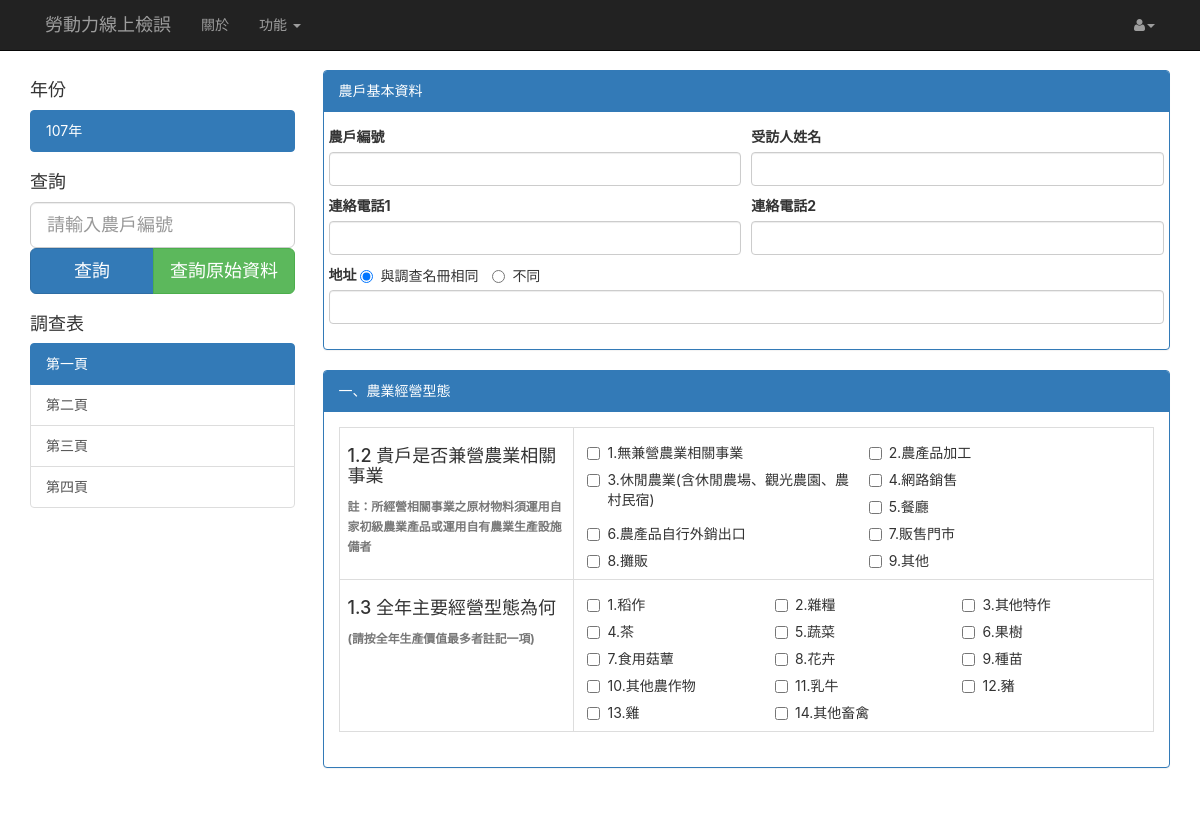
The app's page / (signed in) with its own data.
### surveys18/models.py (models this page shows, shortened)
class FarmRelatedBusiness(Model):
    code = IntegerField(verbose_name=_('Code'))
    name = CharField(max_length=50, null=True, blank=True,
                     verbose_name=_('Name'))
    has_business = IntegerField(null=True, blank=True,
                                choices=YES_NO_CHOICES,
                                verbose_name=_('Has Business'))
    update_time = DateTimeField(auto_now=True, auto_now_add=False,
                                null=True, blank=True,
                                verbose_name=_('Updated'))
    class Meta:
        verbose_name = _('FarmRelatedBusiness')
        verbose_name_plural = _('FarmRelatedBusiness')

class ManagementType(Model):
    code = IntegerField(verbose_name=_('Code'))
    name = CharField(max_length=50, null=True, blank=True,
                     verbose_name=_('Name'))
    update_time = DateTimeField(auto_now=True, auto_now_add=False,
                                null=True, blank=True,
                                verbose_name=_('Updated'))
    class Meta:
        verbose_name = _('ManagementType')
        verbose_name_plural = _('ManagementType')

### alss/views.py (the view)
# urls.py: url(r'^$', Index.as_view(), name='index'),
class Index(LoginRequiredMixin, TemplateView):
    login_url = '/accounts/login/'
    redirect_field_name = 'redirect_to'
    template_name = 'index.html'
    def get_context_data(self, **kwargs):
        context = super(Index, self).get_context_data(**kwargs)
        context['farm_related_businesses'] = FarmRelatedBusiness.objects.all()
        context['management_types'] = ManagementType.objects.all()
        return context

### templates/index.html (shortened to what this page needs)
{% extends 'base.html' %} {% load i18n %}
{% load staticfiles %}
{% load crispy_forms_tags %}
{% block external_css %}
<link href="{% static 'css/index.css' %}" rel="stylesheet">
{% endblock external_css %}
{% block content %}
<div id="wrapper">
    {% include 'navbar.html' %}
    <div class="container">
        <div class="row">
            <div class="col-lg-3">
                <div data-spy="affix">
                    <h4 class="my-3 bold">年份</h4>
                    <div class="list-group">
                        <a href="#" class="list-group-item active">107年</a>
                    </div>
                    <h4 class="my-3 bold">查詢</h4>
                    <div class="list-group">
                        <input type="text" class="form-control input-lg" aria-label="" placeholder="請輸入農戶編號">
                        <div class="btn-group special" role="group" aria-label="">
                            <button type="button" class="btn btn-primary btn-lg" id="#">查詢</button>
                            <button type="button" class="btn btn-success btn-lg" id="#">查詢原始資料</button>
                        </div>
                    </div>
                    <h4 class="my-3 bold">調查表</h4>
                    <div class="list-group">
                        <a href="#" class="list-group-item active">第一頁</a>
                        <a href="#" class="list-group-item">第二頁</a>
                        <a href="#" class="list-group-item">第三頁</a>
                        <a href="#" class="list-group-item">第四頁</a>
                    </div>
                </div>
            </div>
            <div class="col-lg-9">
                {% include 'p1-panel1.html' %}
                {% include 'p1-panel2.html' %}
            </div>
        </div>
    </div>
</div>
{% endblock content %}

### templates/base.html (shortened to what this page needs)
{% load i18n %}
{% load staticfiles %}
<!DOCTYPE html>
<html lang="en">
<head>
    <link href="{% static 'vendor/bootstrap/css/bootstrap.min.css' %}" rel="stylesheet">
    <link href="{% static 'vendor/font-awesome/css/font-awesome.min.css' %}" rel="stylesheet" type="text/css">
    <link href="{% static 'css/site.css' %}" rel="stylesheet" type="text/css">
    {% block external_css %}
    {% endblock external_css %}
</head>
<body>
    {% block content %}
    {% endblock content %}
</body>
</html>

### templates/navbar.html (shortened to what this page needs)
{% load i18n %}
<nav class="navbar navbar-inverse navbar-fixed-top">
    <div class="container">
        <div class="container-fluid">
            <div class="navbar-header">
            <a class="navbar-brand" href="#">{% trans '勞動力線上檢誤' %}</a>
            </div>
            <div id="navbar" class="navbar-collapse collapse">
            <ul class="nav navbar-nav ">
            <li><a href="#">關於</a></li>
            <li class="dropdown">
            <a href="#" class="dropdown-toggle" data-toggle="dropdown" role="button" aria-haspopup="true" aria-expanded="false">功能 <span class="caret"></span></a>
            </li>
            </ul>
            <ul class="nav navbar-nav navbar-right">
            <li class="dropdown">
            <a href="#" class="dropdown-toggle" data-toggle="dropdown" role="button" aria-haspopup="true" aria-expanded="false">
                <i class="fa fa-user"></i><span class="caret"></span></a>
            </li>
            </ul>
            </div>
        </div>
    </div>
</nav>

### surveys18/templates/p1-panel1.html
<div class="panel panel-primary">
    <div class="panel-heading">農戶基本資料</div>
    <div class="panel-body">
        <div class="form-group">
    <div class="row mb-1">
        <div class="col-xs-6">
            <label class="control-label">農戶編號</label>
            <input type="text" class="form-control disabled" name="farmer_id" />
        </div>
        <div class="col-xs-6">
            <label class="control-label">受訪人姓名</label>
            <input type="text" class="form-control" name="farmer_name" />
        </div>
    </div>
    <div class="row mb-1">
        <div class="col-xs-6">
            <label class="control-label">連絡電話1</label>
            <input type="text" class="form-control" name="phone" />
        </div>
        <div class="col-xs-6">
            <label class="control-label">連絡電話2</label>
            <input type="text" class="form-control" name="phone" />
        </div>
    </div>
    <div class="row mb-1">
        <div class="col-xs-12">
            <label class="control-label">地址</label>
            <label class="radio-inline">
                <input type="radio" name="rating" value="true" checked/> 與調查名冊相同
            </label>
            <label class="radio-inline">
                <input type="radio" name="rating" value="false" /> 不同
            </label>
            <input type="text" class="form-control" name="origin_class" />
        </div>
    </div>
</div>
    </div>
</div>

### surveys18/templates/p1-panel2.html
<div class="panel panel-primary">
    <div class="panel-heading">一、農業經營型態</div>
    <div class="panel-body">
        <table class="table table-bordered table-hover ">
            <tbody>
                <tr>
                    <th>
                        <div>
                            <h4>1.2 貴戶是否兼營農業相關事業</h4>
                        </div>
                        <small class="form-text text-muted">註：所經營相關事業之原材物料須運用自家初級農業產品或運用自有農業生產設施備者</small>
                    </th>
                    <td>
                        <div class="form-horizontal">
                            {% for obj in farm_related_businesses %}
                            <div class="checkbox col-md-6">
                                <label>
                                    <input type="checkbox"  data-id="{{ obj.id }}">
                                    {{ obj.id }}.{{ obj.name }}
                                </label>
                            </div>
                            {% endfor %}
                        </div>
                    </td>
                </tr>
                <tr>
                    <th>
                        <div>
                            <h4>1.3 全年主要經營型態為何</h4>
                        </div>
                        <small class="form-text text-muted">(請按全年生產價值最多者註記一項)</small>
                    </th>
                    <td>
                        <div class="form-horizontal">
                            {% for obj in management_types %}
                            <div class="checkbox col-md-4">
                                <label>
                                    <input type="checkbox" data-id="{{ obj.id }}">
                                    {{ obj.id }}.{{ obj.name }}
                                </label>
                            </div>
                            {% endfor %}
                        </div>
                    </td>
                </tr>
            </tbody>
        </table>
    </div>
</div>

### static/css/site.css (style rules this page uses)
body { font-family: -apple-system, BlinkMacSystemFont, "Segoe UI", Roboto, "Helvetica Neue", "Microsoft JhengHei", Arial, sans-serif, "Apple Color Emoji", "Segoe UI Emoji", "Segoe UI Symbol" !important; }
.mb-1 { margin-bottom: 1rem; }

### static/css/index.css (style rules this page uses)
body { min-height: 2000px; padding-top: 70px; }
@media (min-width: 992px) { .affix { max-width: 265px; } }
.btn-group.special { display: flex; }
.special .btn { flex: 1 }
.panel .form-group { margin-bottom: 0.5rem; }
.panel .col-lg-1, .panel .col-lg-10, .panel .col-lg-11, .panel .col-lg-12, .panel .col-lg-2, .panel .col-lg-3, .panel .col-lg-4, .panel .col-lg-5, .panel .col-lg-6, .panel .col-lg-7, .panel .col-lg-8, .panel .col-lg-9, .panel .col-md-1, .panel .col-md-10, .panel .col-md-11, .panel .col-md-12, .panel .col-md-2, .panel .col-md-3, .panel .col-md-4, .panel .col-md-5, .panel .col-md-6, .panel .col-md-7, .panel .col-md-8, .panel .col-md-9, .panel .col-sm-1, .panel .col-sm-10, .panel .col-sm-11, .panel .col-sm-12, .panel .col-sm-2, .panel .col-sm-3, .panel .col-sm-4, .panel .col-sm-5, .panel .col-sm-6, .panel .col-sm-7, .panel .col-sm-8, .panel .col-sm-9, .panel .col-xs-1, .panel .col-xs-10, .panel .col-xs-11, .panel .col-xs-12, .panel .col-xs-2, .panel .col-xs-3, .panel .col-xs-4, .panel .col-xs-5, .panel .col-xs-6, .panel .col-xs-7, .panel .col-xs-8, .panel .col-xs-9 { padding-right: 0.5rem; padding-left: 0.5rem; }

### records on screen
FarmRelatedBusiness: id "1", name "無兼營農業相關事業"
FarmRelatedBusiness: id "2", name "農產品加工"
FarmRelatedBusiness: id "3", name "休閒農業(含休閒農場、觀光農園、農村民宿)"
FarmRelatedBusiness: id "4", name "網路銷售"
FarmRelatedBusiness: id "5", name "餐廳"
FarmRelatedBusiness: id "6", name "農產品自行外銷出口"
FarmRelatedBusiness: id "7", name "販售門市"
FarmRelatedBusiness: id "8", name "攤販"
FarmRelatedBusiness: id "9", name "其他"
ManagementType: id "1", name "稻作"
ManagementType: id "2", name "雜糧"
ManagementType: id "3", name "其他特作"
ManagementType: id "4", name "茶"
ManagementType: id "5", name "蔬菜"
ManagementType: id "6", name "果樹"
ManagementType: id "7", name "食用菇蕈"
ManagementType: id "8", name "花卉"
ManagementType: id "9", name "種苗"
ManagementType: id "10", name "其他農作物"
ManagementType: id "11", name "乳牛"
ManagementType: id "12", name "豬"
ManagementType: id "13", name "雞"
ManagementType: id "14", name "其他畜禽"
